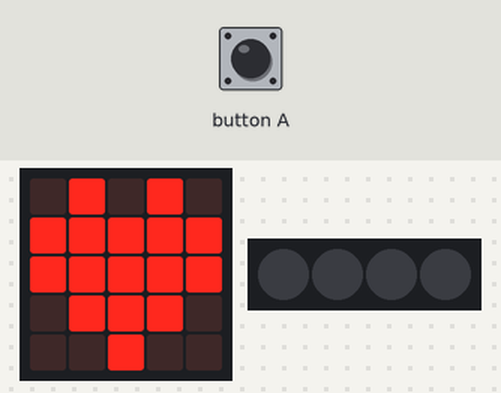
The program below on a simulated BBC micro:bit (MakeCode). Parts: the board's 5×5 LED display, 4 RGB LEDs in strip order, left to right. Inputs (shaded band) come from the test bench. Dim RGB values are drawn brighter than linear.

Above: at 2.4 s.
2.5 s: button A pressed for 0.15 s
At 4.1 s:
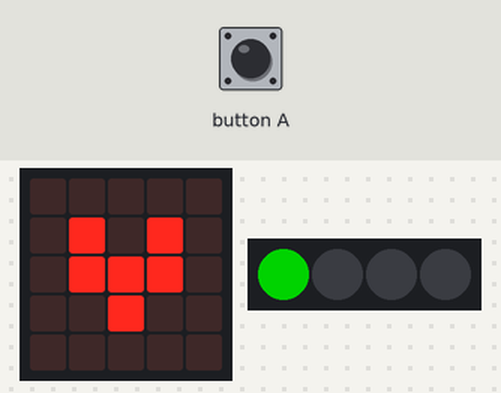
At 5.5 s:
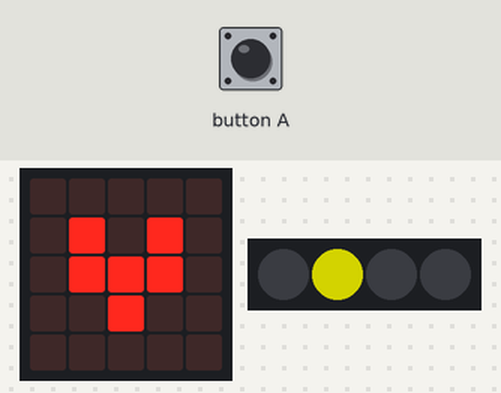
5.6 s: button A pressed for 0.15 s
At 10.3 s:
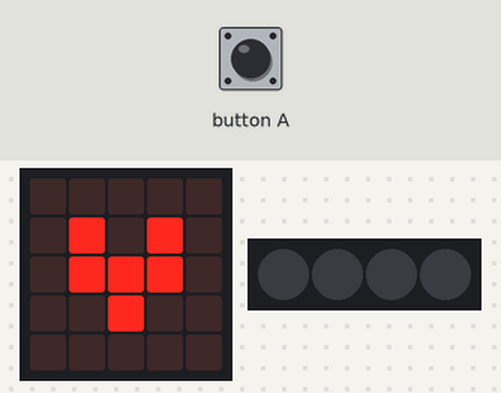
Timing chart, 0 to 17.7 s (numbered marks = the images above; inputs shaded):
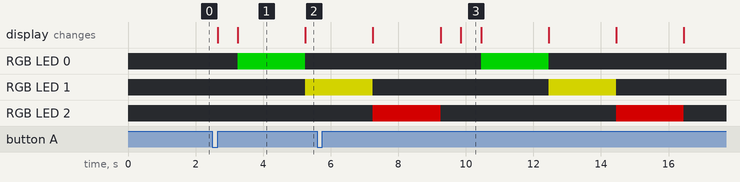

The program:

main.ts
```typescript
// (licence header left out)
basic.clearScreen()
basic.showIcon(IconNames.Heart)

// variables
let neopixelStrip: neopixel.Strip = null

// cleanup
neopixelStrip = neopixel.create(DigitalPin.P16, 4, NeoPixelMode.RGB)
neopixelStrip.setPixelColor(0, neopixel.colors(NeoPixelColors.Black))
neopixelStrip.setPixelColor(1, neopixel.colors(NeoPixelColors.Black))
neopixelStrip.setPixelColor(2, neopixel.colors(NeoPixelColors.Black))
neopixelStrip.setPixelColor(3, neopixel.colors(NeoPixelColors.Black))
neopixelStrip.show()
basic.showIcon(IconNames.Heart)

input.onButtonPressed(Button.A, function () {
  basic.showIcon(IconNames.SmallHeart)
  neopixelStrip.setPixelColor(0, neopixel.colors(NeoPixelColors.Green))
  neopixelStrip.show()
  basic.pause(2000)
  neopixelStrip.setPixelColor(0, neopixel.colors(NeoPixelColors.Black))
  neopixelStrip.setPixelColor(1, neopixel.colors(NeoPixelColors.Yellow))
  neopixelStrip.show()
  basic.pause(2000)
  neopixelStrip.setPixelColor(1, neopixel.colors(NeoPixelColors.Black))
  neopixelStrip.setPixelColor(2, neopixel.colors(NeoPixelColors.Red))
  neopixelStrip.show()
  basic.pause(2000)
  neopixelStrip.setPixelColor(2, neopixel.colors(NeoPixelColors.Black))
  neopixelStrip.show()
  basic.showIcon(IconNames.Heart)
})
```

Measured:
- after the input at 2.5 s, RGB LED 0: off → RGB(0, 127, 0) after 0.75 s, → off 2.0 s later; RGB LED 1: off → RGB(127, 127, 0) after 2.8 s; the display: first changes after 0.15 s (image 1 shows a later state)
- what the display in image 1 shows lasts 2.0 s, from 3.3 s to 5.3 s
- what the display in image 3 shows lasts 0.6 s, from 9.9 s to 10.5 s
